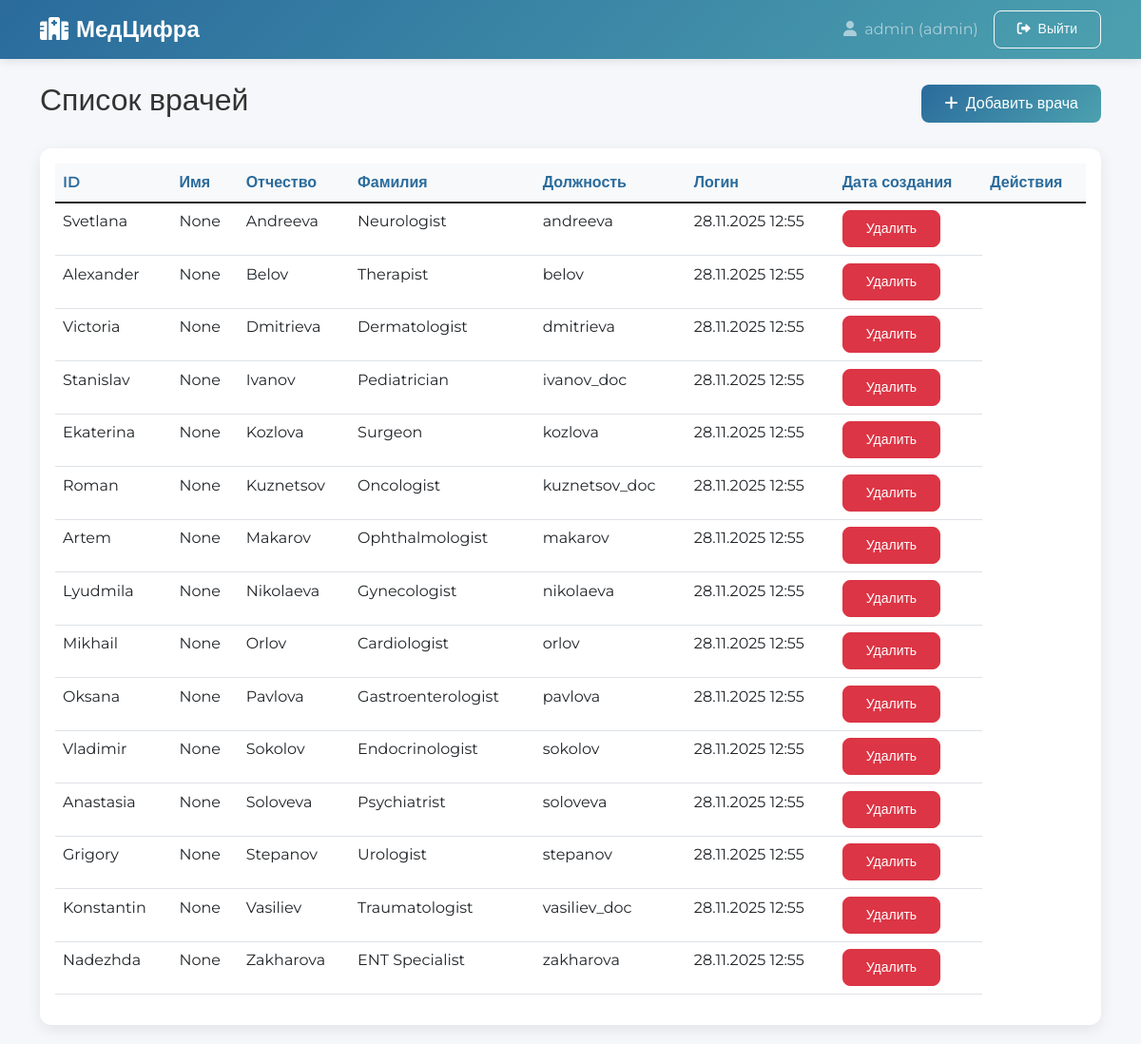
/admin/doctors (signed in), run on the app's committed database.
### models.py (models this page shows)
class Admin(db.Model):
    __tablename__ = "admins"
    id = db.Column(db.Integer, primary_key=True)
    login = db.Column(db.String(50), unique=True, nullable=False)
    password_hash = db.Column(db.String(255), nullable=False)
    created_at = db.Column(db.DateTime, default=datetime.utcnow)

class Doctor(db.Model):
    __tablename__ = "doctors"
    id = db.Column(db.Integer, primary_key=True)
    first_name = db.Column(db.String(50), nullable=False)
    middle_name = db.Column(db.String(50))  # изменения для 8 ЛБ
    last_name = db.Column(db.String(50), nullable=False)
    position = db.Column(db.String(100), nullable=False)
    login = db.Column(db.String(50), unique=True, nullable=False)
    password_hash = db.Column(db.String(255), nullable=False)
    phone = db.Column(db.String(20), nullable=True)  # изменения для 8 ЛБ
    created_at = db.Column(db.DateTime, default=datetime.utcnow)

### app.py (the view)
@app.route("/admin/doctors")
@login_required
def admin_doctors_list():
    if current_user.role != "admin":
        flash("Доступ запрещен", "error")
        return redirect(url_for("index"))
    doctors = Doctor.query.order_by(Doctor.last_name, Doctor.first_name).all()
    return render_template("admin/doctors_list.html", doctors=doctors)

### app.py (called while the page is built)
@login_manager.user_loader
def load_user(user_id):
    return User.get(user_id)

### models.py (called while the page is built)
    @staticmethod
    def get(user_id):
        try:
            if "_" not in user_id:
                return None
            role, id_str = user_id.split("_", 1)
            user_id_int = int(id_str)
            if role == "admin":
                obj = Admin.query.get(user_id_int)
            elif role == "doctor":
                obj = Doctor.query.get(user_id_int)
            elif role == "patient":
                obj = Patient.query.get(user_id_int)
            else:
                return None
            if obj:
                return User(obj.id, getattr(obj, "login", None), role)
            return None
        except Exception as e:
            print(f"Error loading user: {e}")
            return None

### templates/admin/doctors_list.html
{% extends "base.html" %}
{% block content %}
<div class="d-flex justify-content-between align-items-center mb-4">
    <h2>Список врачей</h2>
    <a href="{{ url_for('admin_add_doctor') }}" class="btn btn-primary">
        <i class="fas fa-plus me-1"></i> Добавить врача
    </a>
</div>
<div class="card">
    <div class="card-body">
        <div class="table-responsive">
            <table class="table table-striped">
                <thead>
                    <tr>
                        <th>ID</th>
                        <th>Имя</th>
                        <th>Отчество</th>
                        <th>Фамилия</th>
                        <th>Должность</th>
                        <th>Логин</th>
                        <th>Дата создания</th>
                        <th>Действия</th>
                    </tr>
                </thead>
                <tbody>
                    {% for doctor in doctors %}
                    <tr>
                    <tr>
                        <td>{{ doctor.first_name }}</td>
                        <td>{{ doctor.middle_name }}</td>
                        <td>{{ doctor.last_name }}</td>
                        <td>{{ doctor.position }}</td>
                        <td>{{ doctor.login }}</td>
                        <td>{{ doctor.created_at.strftime('%d.%m.%Y %H:%M') }}</td>
                        <td>
                            <form method="POST" action="{{ url_for('admin_delete_doctor', doctor_id=doctor.id) }}"
                                style="display: inline;">
                                <button type="submit" class="btn btn-sm btn-danger"
                                    onclick="return confirm('Вы уверены, что хотите удалить этого врача?')">
                                    Удалить
                                </button>
                            </form>
                        </td>
                    </tr>
                    {% else %}
                    <tr>
                        <td colspan="7" class="text-center">Врачи не найдены</td>
                    </tr>
                    {% endfor %}
                </tbody>
            </table>
        </div>
    </div>
</div>
{% endblock %}

### templates/base.html (shortened to what this page needs)
<!DOCTYPE html>
<html lang="ru">
<head>
    <link href="https://cdn.jsdelivr.net/npm/bootstrap@5.1.3/dist/css/bootstrap.min.css" rel="stylesheet">
    <link rel="stylesheet" href="https://cdnjs.cloudflare.com/ajax/libs/font-awesome/6.0.0/css/all.min.css">
    <link href="{{ url_for('static', filename='css/style.css') }}" rel="stylesheet">
</head>
<body>
    <nav class="navbar navbar-expand-lg navbar-dark">
        <div class="container">
            <a class="navbar-brand" href="{{ url_for('index') }}">
                <i class="fas fa-hospital me-2"></i>МедЦифра
            </a>
            <div class="navbar-nav ms-auto">
                {% if current_user.is_authenticated %}
                <span class="navbar-text me-3">
                    <i class="fas fa-user me-1"></i> {{ current_user.login }} ({{ current_user.role }})
                </span>
                <a class="btn btn-outline-light btn-sm" href="{{ url_for('logout') }}">
                    <i class="fas fa-sign-out-alt me-1"></i> Выйти
                </a>
                {% endif %}
            </div>
        </div>
    </nav>
    <div class="container mt-4">
        {% block content %}{% endblock %}
    </div>
</body>
</html>

### static/css/style.css (style rules this page uses)
.card { margin-bottom: 20px; box-shadow: 0 0.125rem 0.25rem rgba(0, 0, 0, 0.075); }
.table th { font-weight: 600; background-color: #f8f9fa; }
.btn-sm { padding: 0.25rem 0.5rem; font-size: 0.875rem; }

### templates/base.html (style rules this page uses)
:root { --primary: #2a6b9c; --secondary: #4ca1af; --accent: #36b3a8; --light: #f8f9fa; --dark: #343a40; }
body { font-family: 'Montserrat', sans-serif; background-color: #f5f7fa; color: #333; }
.navbar { box-shadow: 0 2px 10px rgba(0,0,0,0.1); background: linear-gradient(135deg, var(--primary) 0%, var(--secondary) 100%) !important; }
.navbar-brand { font-weight: 700; font-size: 1.5rem; }
.card { border: none; border-radius: 12px; box-shadow: 0 5px 15px rgba(0,0,0,0.08); transition: transform 0.3s ease, box-shadow 0.3s ease; }
.btn { border-radius: 8px; font-weight: 500; padding: 0.5rem 1.5rem; transition: all 0.3s ease; }
.btn-primary { background: linear-gradient(135deg, var(--primary) 0%, var(--secondary) 100%); border: none; }
.table th { border-top: none; font-weight: 600; color: var(--primary); }

### data on the page
Admin: login "admin", role "admin"
Doctor: first_name "Svetlana", middle_name "None", last_name "Andreeva", position "Neurologist", login "andreeva", created_at "28.11.2025 12:55"
Doctor: first_name "Alexander", middle_name "None", last_name "Belov", position "Therapist", login "belov", created_at "28.11.2025 12:55"
Doctor: first_name "Victoria", middle_name "None", last_name "Dmitrieva", position "Dermatologist", login "dmitrieva", created_at "28.11.2025 12:55"
Doctor: first_name "Stanislav", middle_name "None", last_name "Ivanov", position "Pediatrician", login "ivanov_doc", created_at "28.11.2025 12:55"
Doctor: first_name "Ekaterina", middle_name "None", last_name "Kozlova", position "Surgeon", login "kozlova", created_at "28.11.2025 12:55"
Doctor: first_name "Roman", middle_name "None", last_name "Kuznetsov", position "Oncologist", login "kuznetsov_doc", created_at "28.11.2025 12:55"
Doctor: first_name "Artem", middle_name "None", last_name "Makarov", position "Ophthalmologist", login "makarov", created_at "28.11.2025 12:55"
Doctor: first_name "Lyudmila", middle_name "None", last_name "Nikolaeva", position "Gynecologist", login "nikolaeva", created_at "28.11.2025 12:55"
Doctor: first_name "Mikhail", middle_name "None", last_name "Orlov", position "Cardiologist", login "orlov", created_at "28.11.2025 12:55"
Doctor: first_name "Oksana", middle_name "None", last_name "Pavlova", position "Gastroenterologist", login "pavlova", created_at "28.11.2025 12:55"
Doctor: first_name "Vladimir", middle_name "None", last_name "Sokolov", position "Endocrinologist", login "sokolov", created_at "28.11.2025 12:55"
Doctor: first_name "Anastasia", middle_name "None", last_name "Soloveva", position "Psychiatrist", login "soloveva", created_at "28.11.2025 12:55"
Doctor: first_name "Grigory", middle_name "None", last_name "Stepanov", position "Urologist", login "stepanov", created_at "28.11.2025 12:55"
Doctor: first_name "Konstantin", middle_name "None", last_name "Vasiliev", position "Traumatologist", login "vasiliev_doc", created_at "28.11.2025 12:55"
Doctor: first_name "Nadezhda", middle_name "None", last_name "Zakharova", position "ENT Specialist", login "zakharova", created_at "28.11.2025 12:55"
